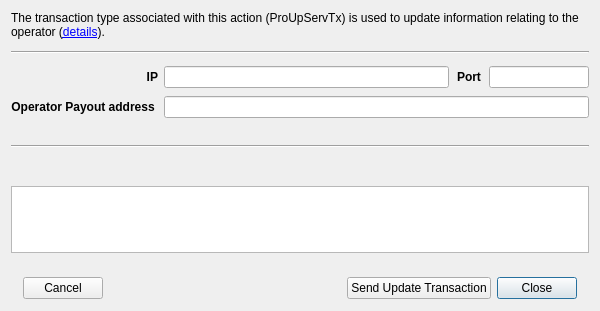
<?xml version="1.0" encoding="UTF-8"?>
<ui version="4.0">
 <class>UpdMnServiceDlg</class>
 <widget class="QDialog" name="UpdMnServiceDlg">
  <property name="geometry">
   <rect>
    <x>0</x>
    <y>0</y>
    <width>600</width>
    <height>311</height>
   </rect>
  </property>
  <property name="sizePolicy">
   <sizepolicy hsizetype="Preferred" vsizetype="Maximum">
    <horstretch>0</horstretch>
    <verstretch>0</verstretch>
   </sizepolicy>
  </property>
  <property name="windowTitle">
   <string>Update service</string>
  </property>
  <layout class="QVBoxLayout" name="verticalLayout">
   <property name="spacing">
    <number>12</number>
   </property>
   <property name="sizeConstraint">
    <enum>QLayout::SetMinimumSize</enum>
   </property>
   <property name="bottomMargin">
    <number>0</number>
   </property>
   <item>
    <widget class="QLabel" name="label">
     <property name="text">
      <string>The transaction type associated with this action (ProUpServTx) is used to update information relating to the operator (&lt;a href=&quot;https://docs.fix.org/en/stable/masternodes/maintenance.html#proupservtx&quot;&gt;details&lt;/a&gt;).</string>
     </property>
     <property name="wordWrap">
      <bool>true</bool>
     </property>
     <property name="openExternalLinks">
      <bool>true</bool>
     </property>
    </widget>
   </item>
   <item>
    <widget class="Line" name="line_2">
     <property name="orientation">
      <enum>Qt::Horizontal</enum>
     </property>
    </widget>
   </item>
   <item>
    <widget class="QStackedWidget" name="stackedWidget">
     <property name="sizePolicy">
      <sizepolicy hsizetype="Preferred" vsizetype="Maximum">
       <horstretch>0</horstretch>
       <verstretch>0</verstretch>
      </sizepolicy>
     </property>
     <property name="currentIndex">
      <number>0</number>
     </property>
     <widget class="QWidget" name="page0">
      <property name="sizePolicy">
       <sizepolicy hsizetype="Preferred" vsizetype="Maximum">
        <horstretch>0</horstretch>
        <verstretch>0</verstretch>
       </sizepolicy>
      </property>
      <layout class="QGridLayout" name="gridLayout" rowstretch="0,0,0,0">
       <property name="sizeConstraint">
        <enum>QLayout::SetMinimumSize</enum>
       </property>
       <property name="leftMargin">
        <number>0</number>
       </property>
       <property name="topMargin">
        <number>0</number>
       </property>
       <property name="rightMargin">
        <number>0</number>
       </property>
       <property name="bottomMargin">
        <number>0</number>
       </property>
       <property name="verticalSpacing">
        <number>8</number>
       </property>
       <item row="2" column="0">
        <widget class="QLabel" name="lblOperatorPayout">
         <property name="text">
          <string>&lt;b&gt;Operator Payout address&lt;/b&gt; </string>
         </property>
         <property name="alignment">
          <set>Qt::AlignRight|Qt::AlignTrailing|Qt::AlignVCenter</set>
         </property>
        </widget>
       </item>
       <item row="2" column="1">
        <layout class="QHBoxLayout" name="layOperatorPayout">
         <property name="spacing">
          <number>8</number>
         </property>
         <item>
          <widget class="QLineEdit" name="edtOperatorPayoutAddress">
           <property name="placeholderText">
            <string/>
           </property>
           <property name="clearButtonEnabled">
            <bool>true</bool>
           </property>
          </widget>
         </item>
        </layout>
       </item>
       <item row="1" column="0">
        <widget class="QLabel" name="lblIP">
         <property name="font">
          <font>
           <weight>75</weight>
           <bold>true</bold>
          </font>
         </property>
         <property name="text">
          <string>IP</string>
         </property>
         <property name="alignment">
          <set>Qt::AlignRight|Qt::AlignTrailing|Qt::AlignVCenter</set>
         </property>
        </widget>
       </item>
       <item row="3" column="1">
        <widget class="QLabel" name="lblOperatorPayoutMsg">
         <property name="sizePolicy">
          <sizepolicy hsizetype="Ignored" vsizetype="Preferred">
           <horstretch>0</horstretch>
           <verstretch>0</verstretch>
          </sizepolicy>
         </property>
         <property name="text">
          <string/>
         </property>
         <property name="wordWrap">
          <bool>true</bool>
         </property>
         <property name="openExternalLinks">
          <bool>true</bool>
         </property>
         <property name="textInteractionFlags">
          <set>Qt::LinksAccessibleByMouse|Qt::TextSelectableByMouse</set>
         </property>
        </widget>
       </item>
       <item row="1" column="1">
        <layout class="QHBoxLayout" name="layPayoutAddress">
         <property name="spacing">
          <number>8</number>
         </property>
         <item>
          <widget class="QLineEdit" name="edtIP">
           <property name="placeholderText">
            <string/>
           </property>
           <property name="clearButtonEnabled">
            <bool>true</bool>
           </property>
          </widget>
         </item>
         <item>
          <widget class="QLabel" name="label_2">
           <property name="font">
            <font>
             <weight>75</weight>
             <bold>true</bold>
            </font>
           </property>
           <property name="text">
            <string>Port</string>
           </property>
          </widget>
         </item>
         <item>
          <widget class="QLineEdit" name="edtPort">
           <property name="maximumSize">
            <size>
             <width>100</width>
             <height>16777215</height>
            </size>
           </property>
           <property name="clearButtonEnabled">
            <bool>true</bool>
           </property>
          </widget>
         </item>
        </layout>
       </item>
      </layout>
     </widget>
    </widget>
   </item>
   <item>
    <widget class="Line" name="line">
     <property name="orientation">
      <enum>Qt::Horizontal</enum>
     </property>
    </widget>
   </item>
   <item>
    <widget class="QLabel" name="lblManualCommands">
     <property name="text">
      <string/>
     </property>
    </widget>
   </item>
   <item>
    <widget class="QTextBrowser" name="edtManualCommands">
     <property name="openExternalLinks">
      <bool>true</bool>
     </property>
     <property name="openLinks">
      <bool>true</bool>
     </property>
    </widget>
   </item>
   <item>
    <widget class="QFrame" name="frame">
     <property name="frameShape">
      <enum>QFrame::NoFrame</enum>
     </property>
     <property name="frameShadow">
      <enum>QFrame::Raised</enum>
     </property>
     <layout class="QHBoxLayout" name="horizontalLayout">
      <property name="leftMargin">
       <number>12</number>
      </property>
      <property name="topMargin">
       <number>12</number>
      </property>
      <property name="rightMargin">
       <number>12</number>
      </property>
      <property name="bottomMargin">
       <number>12</number>
      </property>
      <item>
       <widget class="QPushButton" name="btnCancel">
        <property name="text">
         <string>Cancel</string>
        </property>
        <property name="autoDefault">
         <bool>false</bool>
        </property>
       </widget>
      </item>
      <item>
       <widget class="QLabel" name="lblDocumentation">
        <property name="text">
         <string/>
        </property>
        <property name="openExternalLinks">
         <bool>true</bool>
        </property>
       </widget>
      </item>
      <item>
       <spacer name="horizontalSpacer_2">
        <property name="orientation">
         <enum>Qt::Horizontal</enum>
        </property>
        <property name="sizeHint" stdset="0">
         <size>
          <width>40</width>
          <height>20</height>
         </size>
        </property>
       </spacer>
      </item>
      <item>
       <widget class="QPushButton" name="btnSendUpdateTx">
        <property name="text">
         <string>Send Update Transaction</string>
        </property>
        <property name="autoDefault">
         <bool>false</bool>
        </property>
       </widget>
      </item>
      <item>
       <widget class="QPushButton" name="btnClose">
        <property name="text">
         <string>Close</string>
        </property>
       </widget>
      </item>
     </layout>
    </widget>
   </item>
  </layout>
 </widget>
 <tabstops>
  <tabstop>edtIP</tabstop>
  <tabstop>edtPort</tabstop>
  <tabstop>edtOperatorPayoutAddress</tabstop>
  <tabstop>edtManualCommands</tabstop>
  <tabstop>btnSendUpdateTx</tabstop>
  <tabstop>btnClose</tabstop>
  <tabstop>btnCancel</tabstop>
 </tabstops>
 <resources/>
 <connections/>
</ui>
